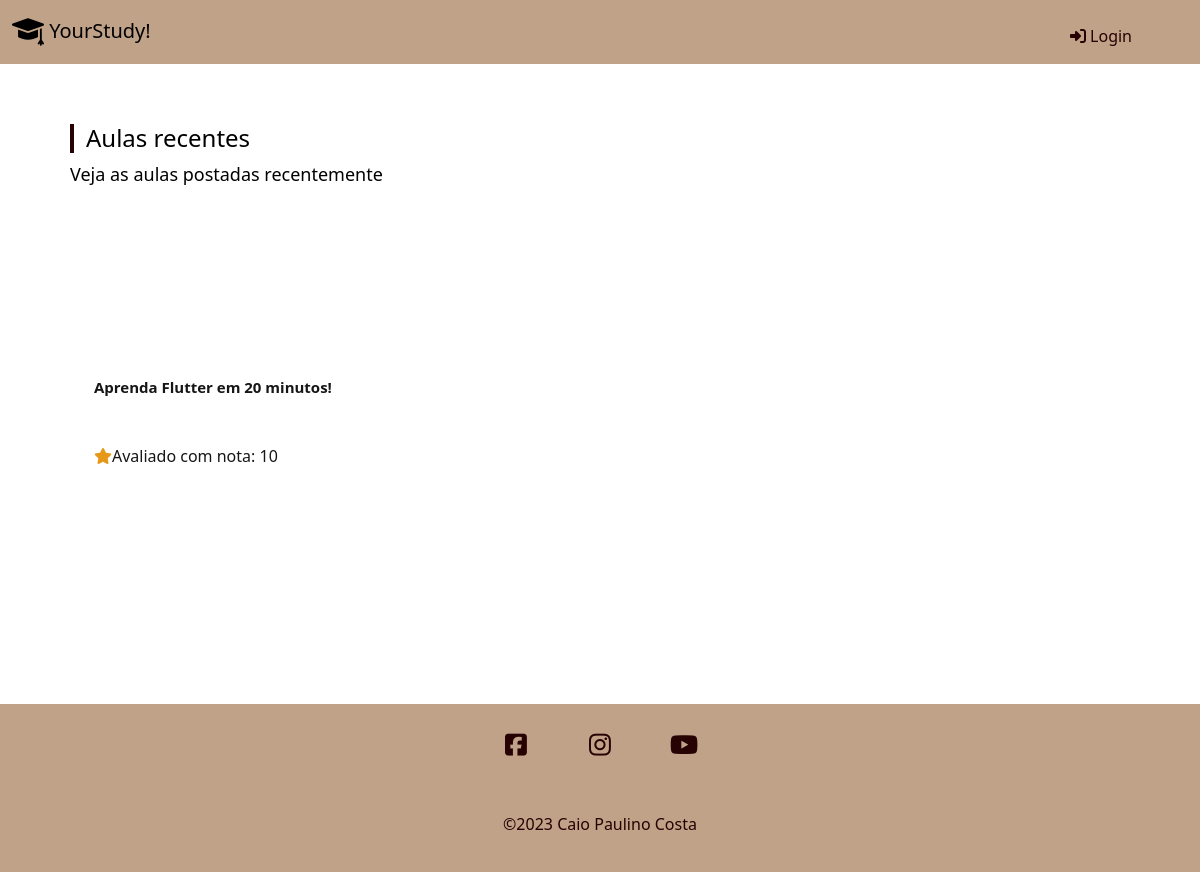
Before: / with the older database file.
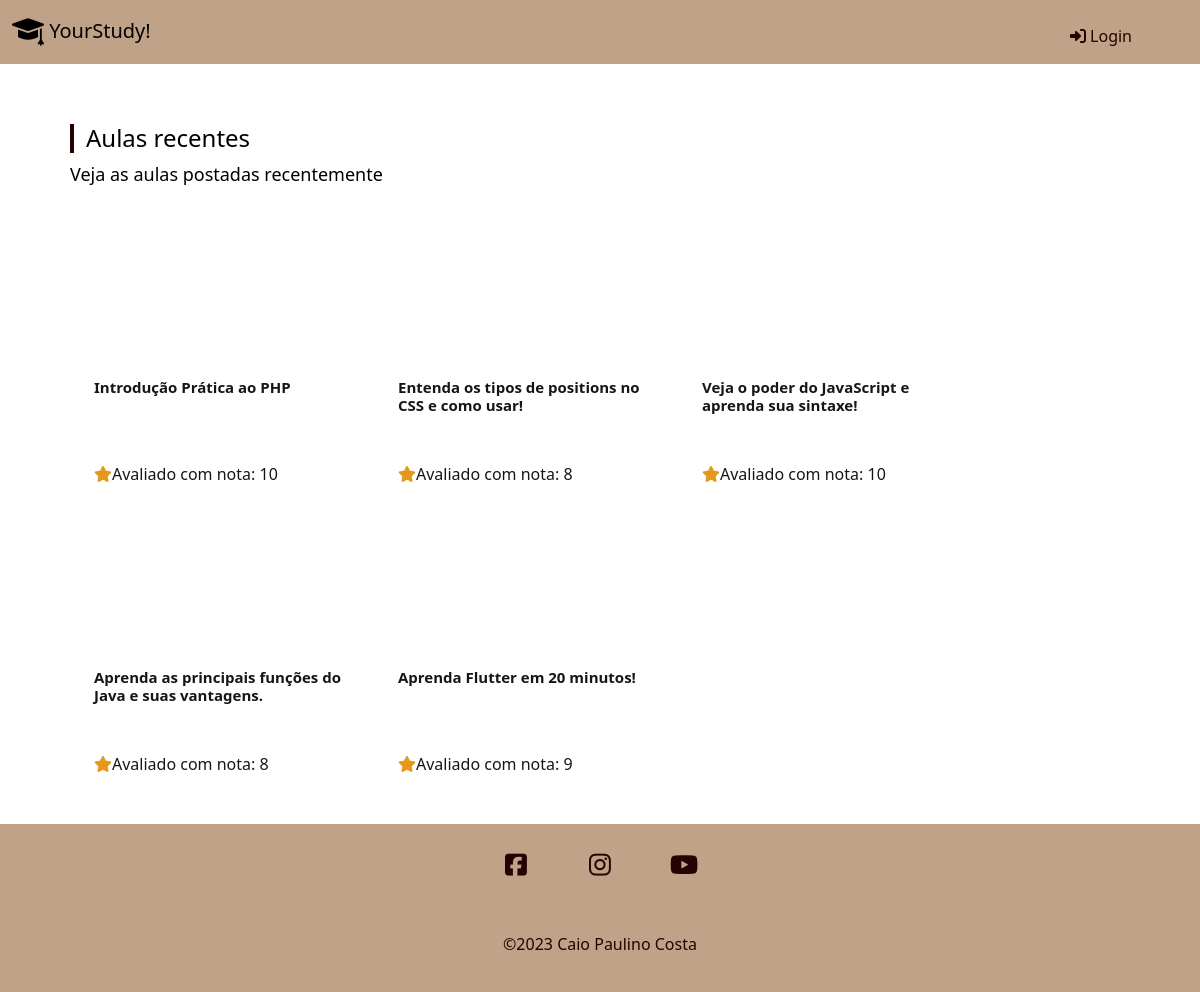
After: the same page with the newer database file.
### tables this page shows
CREATE TABLE `lessons` (
  `id` int(11) UNSIGNED NOT NULL,
  `title` varchar(255) DEFAULT NULL,
  `description` varchar(255) DEFAULT NULL,
  `content` varchar(255) DEFAULT NULL,
  `image` varchar(255) DEFAULT NULL,
  `video` varchar(255) DEFAULT NULL,
  `category` varchar(255) DEFAULT NULL,
  `users_id` int(11) UNSIGNED DEFAULT NULL,
  `reviews_id` int(10) UNSIGNED DEFAULT NULL
);

### globals.php (called while the page is built, shortened)
<?php
  $BASE_URL = "http://" . $_SERVER["SERVER_NAME"] . dirname($_SERVER["REQUEST_URI"]."?") . "/";

### dao/LessonDAO.php (called while the page is built, shortened)
<?php
  require_once("dao/ReviewDAO.php");
class LessonDAO implements LessonDAOInterface {
    private $conn;
    private $url;
    public function __construct(PDO $conn, $url) {
        $this->conn = $conn;
        $this->url = $url;
    }
    public function buildLesson($data) {
        $lesson = new lesson();
        $lesson->id = $data["id"];
        $lesson->title = $data["title"];
        $lesson->description = $data["description"];
        $lesson->image = $data["image"];
        $lesson->video = $data["video"];
        $lesson->category = $data["category"];
        $lesson->content = $data["content"];
        $lesson->users_id = $data["users_id"];
      $reviewDao = new ReviewDao($this->conn, $this->url);
      $rating = $reviewDao->getRatings($lesson->id);
      $lesson->rating = $rating;
        return $lesson;
    }
    public function getLatestLessons() {
        $lessons = [];
        $stmt = $this->conn->query("SELECT * FROM lessons ORDER BY
        id DESC");
        $stmt->execute();
        if($stmt->rowCount() > 0) {
            $lessonsArray = $stmt->fetchAll();
        foreach($lessonsArray as $lesson) {
            $lessons[] = $this->buildLesson($lesson);
        }
    }
        return $lessons;
    }
  }

### dao/ReviewDAO.php (called while the page is built, shortened)
<?php
require_once("dao/UserDAO.php");
require_once("dao/LessonDAO.php");
class ReviewDao implements ReviewDAOInterface {
private $conn;
    public function __construct(PDO $conn, $url) {
        $this->conn = $conn;
    }
      public function getRatings($id) {
        $stmt = $this->conn->prepare("SELECT * FROM reviews WHERE lessons_id = :lessons_id");
        $stmt->bindParam(":lessons_id", $id);
        $stmt->execute();
        if($stmt->rowCount() > 0) {
          $rating = 0;
          $reviews = $stmt->fetchAll();
          foreach($reviews as $review) {
            $rating += $review["rating"];
          }
          $rating = $rating / count($reviews);
        } else {
          $rating = "Não avaliado";
        }
        return $rating;
      }
}

### templates/lesson_card.php (the view, shortened to what this page needs)
<div class="card m-2" style="width: 18rem;border:none;">
  <a href="<?= $BASE_URL ?>video_lesson.php?id=<?= $lesson-> id ?>"><div class="card-image" style="background-image: url('<?= $BASE_URL ?>img/lessons/<?= $lesson-> image ?>')"></div></a>
  <div class="card-body">
  <a href="<?= $BASE_URL ?>video_lesson.php?id=<?= $lesson-> id ?>" style="text-decoration: none; color: #161616;"><h2 class="card-title" style="font-weight: bold; font-size:15px;"><?= $lesson-> title ?></h2>
  </div>
  <div class="mt-4 ps-3"><i class="fa-solid fa-star" style="color: #e59819;"></i><span>Avaliado com nota: <?= $lesson->rating ?></span></div>
</div>

### templates/header.php (shortened to what this page needs)
<?php
  require_once("globals.php");
  require_once("db.php");
  $userDao = new UserDAO($conn, $BASE_URL);
  $userData = $userDao->verifyToken(false);
?>
<!DOCTYPE html>
<html lang="en">
<head>
    <link rel="stylesheet" href="css/styles.css">
    <link href="https://cdn.jsdelivr.net/npm/bootstrap@5.3.0-alpha3/dist/css/bootstrap.min.css" rel="stylesheet">
  </head>
<body>
<header>
<nav class="navbar navbar-expand-lg">
  <div class="container-fluid">
    <a class="navbar-brand" href="<?= $BASE_URL ?>"><img src="img/logo.svg" alt="Bootstrap" width="32">    YourStudy!</a>
    <?php if ($userData && $userData->id == "1") : ?>
            <?php if ($userData->image == "") {
                $userData->image = "user.jpg";
            }
            ?>
      <ul class="navbar-nav me-auto mb-2 mb-lg-0">
        <li class="nav-item">
          <a class="nav-link pt-3" href="<?= $BASE_URL ?>"><i class="fa-solid fa-house"></i>   Home</a>
        </li>
        <li class="nav-item">
          <a class="nav-link pt-3" href="<?= $BASE_URL ?>new_lesson.php"><i class="fa-solid fa-cloud-arrow-up"></i> Adicionar Aula</a>
        </li>
        <li class="nav-item">
        <a class="nav-link pt-3" href="<?= $BASE_URL ?>dashboard.php"><i class="fa-solid fa-folder"></i> Minhas Aulas</a>
        </li>
        <li class="nav-item dropdown">
  <div class="position-relative">
    <a class="nav-link dropdown-toggle dropdown-toggle-no-caret" href="#" role="button" data-bs-toggle="dropdown" aria-expanded="false">
      <div class="navbar-profile" style="background-image: url('<?= $BASE_URL ?>img/users/<?= $userData->image ?>');"></div>
    </a>
    <ul class="dropdown-menu dropdown-menu-end">
    <li><a class="dropdown-item" href="<?= $BASE_URL ?>profile.php"><i class="fa-solid fa-eye"></i>  Ver perfil</a></li>
      <li><a class="dropdown-item" href="<?= $BASE_URL ?>edit_profile.php"><i class="fa-solid fa-user-pen"></i>  Editar perfil</a></li>
      <li><a class="dropdown-item" href="<?= $BASE_URL ?>manage_students.php"><i class="fa-solid fa-hammer"></i>  Gerenciar Alunos</a></li>
      <li><hr class="dropdown-divider"></li>
      <li><a class="dropdown-item" href="<?= $BASE_URL ?>logout.php"><i class="fa-solid fa-right-from-bracket"></i>  Sair</a></li>
    </ul>
  </div>
</li>
      </ul>
      <form action="search.php" method="GET" class="d-flex pe-5" role="search">
  <div class="input-group">
    <input type="text" name="q" class="form-control" type="search" placeholder="Buscar aulas..." aria-label="Search">
    <button class="btn btn-light" type="submit">
      <i class="fas fa-search" style="color: #260202;"></i>
    </button>
  </div>
</form>
    <?php else : ?>
  <ul class="nav navbar-nav justify-content-end pe-5">
  <li class="nav-item">
  <a class="nav-link pt-3" href="<?= $BASE_URL ?>login.php"><i class="fa-sharp fa-solid fa-right-to-bracket"></i>   Login</a>
  </li>
</ul>
<?php endif; ?>
</nav>
</header>

### index.php (shortened to what this page needs)
<?php
  require_once("templates/header.php");
  require_once("dao/LessonDAO.php");
  $lessonDao = new LessonDAO($conn, $BASE_URL);
  $latestLessons = $lessonDao->getLatestLessons();
?>
  <div id="main-container" class="container">
    <h2 class="section-title">Aulas recentes</h2>
    <p class="section-description">Veja as aulas postadas recentemente</p>
    <div class="lessons-container">
      <?php foreach($latestLessons as $lesson): ?>
        <?php require("templates/lesson_card.php"); ?>
      <?php endforeach; ?>
    </div>
  </div>
  <?php
        require_once("templates/footer.php");
  ?>

### templates/footer.php (shortened to what this page needs)
<footer class="footer" id="footer">
    <div id="social-container">
      <ul>
        <li>
          <a href="#"><i class="fab fa-facebook-square"></i></a>
        </li>
        <li>
          <a href="#"><i class="fab fa-instagram"></i></a>
        </li>
        <li>
          <a href="#"><i class="fab fa-youtube"></i></a>
        </li>
      </ul>
      <p class="mt-5">&copy;2023 Caio Paulino Costa</p>
    </div>
</footer>
</body>
</html>

### css/styles.css (style rules this page uses)
body { margin: 0; padding: 0; min-height: auto; display: flex; flex-direction: column; }
header { background-color: #BFA288; }
.navbar-nav a { color: #260202; }
#main-container { color: #000000; min-height: 80vh; padding: 40px; }
.section-title { font-size: 24px; border-left: 4px solid #260202; padding-left: 12px; margin-top: 20px; }
.section-description { color: #000000; font-size: 18px; }
.lessons-container { display: flex; flex-wrap: wrap; }
.card-image { height: 150px; background-size: cover; background-position: center; }
#footer { background-color: #BFA288; color: #260202; text-align: center; padding: 20px; margin-top: auto; }
#social-container ul { list-style-type: none; padding: 0; }
#social-container li { display: inline-block; margin: 0 20px; }
#social-container li { height: 40px; width: 40px; border-radius: 100%; transition: .5s; line-height: 3; }
#social-container a { color: #260202; transition: .5s; }
#social-container li i { font-size: 25px; }

Changed rows visible on the page:
added lessons: title "Introdução Prática ao PHP", rating "10"
added lessons: title "Entenda os tipos de positions no CSS e como usar!", rating "8"
added lessons: title "Veja o poder do JavaScript e aprenda sua sintaxe!", rating "10"
added lessons: title "Aprenda as principais funções do Java e suas vantagens.", rating "8"
changed lessons "Aprenda Flutter em 20 minutos!": rating "10" → "9"
